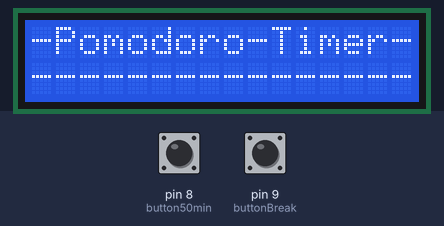
The sketch below on a simulated Arduino Uno, built with avr-gcc and run on an emulated ATmega328P. Shown: 16×2 character LCD. Inputs (shaded band) come from the test bench; at power-on: pin 8 (button50min) HIGH, pin 9 (buttonBreak) HIGH.

Above: at 1.2 s.
1.3 s: pin 8 (button50min) pulled LOW for 0.15 s
At 2.1 s:
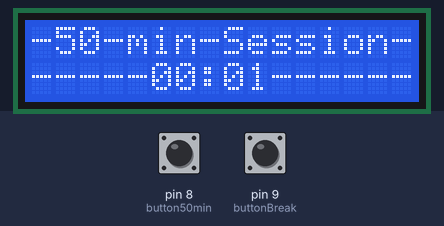
At 3.1 s:
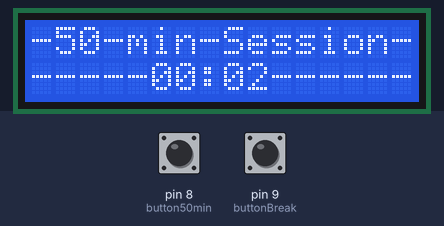
Timing chart, 0 to 4.6 s (numbered marks = the images above; inputs shaded):
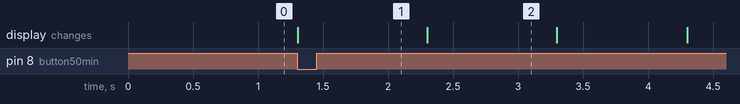

The sketch:

Timer.ino
```cpp
#include <LiquidCrystal.h>

// For LCD display
const int rs = 2, enable = 3, d4 = 4, d5 = 5, d6 = 6, d7 = 7;
LiquidCrystal lcd(rs, enable, d4, d5, d6, d7);

//Buttons
const int button50min = 8, buttonBreak = 9, buttonReset = 10;

unsigned long currentMillis = 0;
unsigned long startMillis;
const unsigned long period = 1000;

int sec1 = 0, sec2 = 0, min1 = 0, min2 = 0;
const int sec1Pos = 9, sec2Pos = 8, min1Pos =6, min2Pos = 5, sessRequest = 10;
int limit;
bool session = false, breakallow = false,studyallow = true;


void setup() {
  //LCD Initilized
  LCDInitial();
  //Button initialized
  buttonHigh();
  //Request Pin
  pinMode(sessRequest,OUTPUT);


  startMillis = millis();
}

void loop() {
    currentMillis = millis();
    digitalWrite(sessRequest,LOW);
    if (digitalRead(button50min) == LOW && studyallow)
    {

      session50Initial();
    }

    if (digitalRead(buttonBreak) == LOW && breakallow)
    {
      breakInitial();
    }
    if(session) //Starts the study session
    {
      pomoSession();

    }
}

void session50Initial(){
  limit = 5;
  session = true;
  breakallow = false;
  lcd.setCursor(0, 0);
  lcd.print("-50-min-Session-");
  lcd.setCursor(0, 1);
  lcd.print("-------:--------");
  lcd.setCursor(sec1Pos, 1);
  lcd.print(sec1);
  lcd.setCursor(sec2Pos, 1);
  lcd.print(sec2);
  lcd.setCursor(min1Pos, 1);
  lcd.print(min1);
  lcd.setCursor(min2Pos, 1);
  lcd.print(min2);
}
void breakInitial(){
  limit = 1;
  session = true;
  lcd.setCursor(0, 0);
  lcd.print("--10-in-Break--");
  lcd.setCursor(0, 1);
  lcd.print("-------:--------");
  lcd.setCursor(sec1Pos, 1);
  lcd.print(sec1);
  lcd.setCursor(sec2Pos, 1);
  lcd.print(sec2);
  lcd.setCursor(min1Pos, 1);
  lcd.print(min1);
  lcd.setCursor(min2Pos, 1);
  lcd.print(min2);
}
void pomoSession() {
  if(currentMillis - startMillis >= period) //Every second
      {
        startMillis  = currentMillis;
        sec1++;
        if (sec1 > 9) {                         // Handles the First digit of second
          sec1 = 0;
          lcd.setCursor(sec1Pos, 1);
          lcd.print(sec1);
          sec2++;
          if (sec2 > 5) {                       // Handles the second digit of second
            sec2 = 0;
            lcd.setCursor(sec2Pos, 1);
            lcd.print(sec2);
            min1++;
            if(min1 > 9) {
              min1 = 0;
              lcd.setCursor(min1Pos, 1);        // Handles the first digit of minute
              lcd.print(min1);
              min2++;
              if (min2 > limit) {
                session = false;                //session ended

                studyallow = !studyallow;       //I cant start a study session during break
                breakallow = !breakallow ;      // if I just finish study break is allowed
                                                // if break just finished break is not allowed
                sec1 = 0;
                sec2 = 0;
                min1 = 0;
                min2 = 0;
                digitalWrite(sessRequest,HIGH);
                digitalWrite(sessRequest,LOW);
                LCDInitial();
              }
              else {
                lcd.setCursor(min2Pos, 1);        // Handles the first digit of minute
                lcd.print(min2);
              }
            }
            else {
              lcd.setCursor(min1Pos, 1);        // Handles the first digit of minute
              lcd.print(min1);
            }
          }
          else {
          lcd.setCursor(sec2Pos, 1);
          lcd.print(sec2);
        }
        }
        else {
          lcd.setCursor(sec1Pos, 1);
          lcd.print(sec1);
        }
      }
}
void LCDInitial() {
  lcd.begin(16,2);
  lcd.setCursor(0, 0);
  lcd.print("-Pomodoro-Timer-");
  lcd.setCursor(0, 1);
  lcd.print("----------------");
}
void buttonHigh() {
  pinMode(button50min, INPUT_PULLUP);
  pinMode(buttonBreak, INPUT_PULLUP);
  pinMode(buttonReset, INPUT_PULLUP);
}
```

Measured:
- after the input at 1.3 s, the display: changes at once (image 1)
- what the display in image 2 shows lasts 1.0 s, from 2.3 s to 3.3 s
